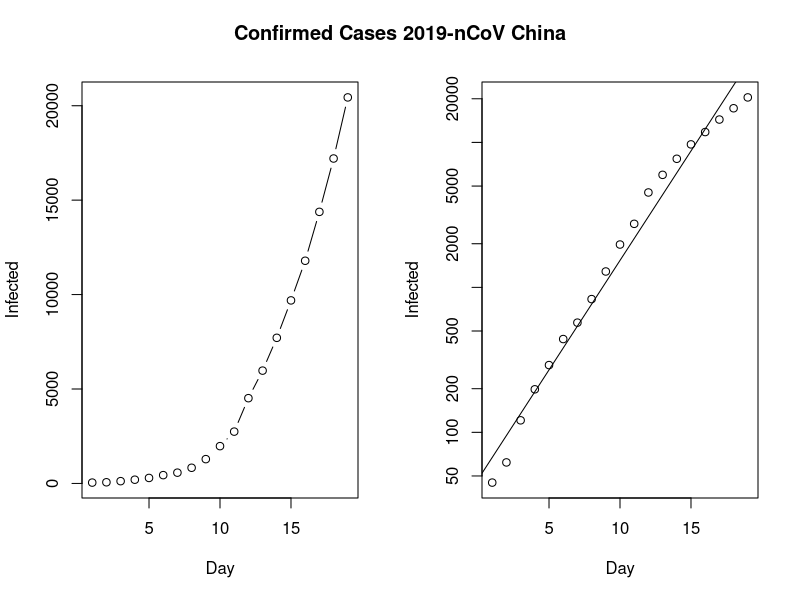
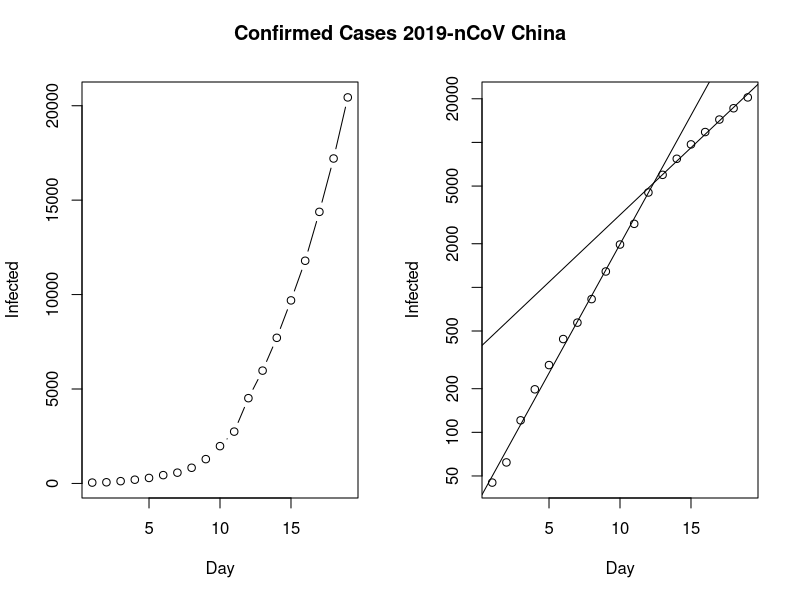
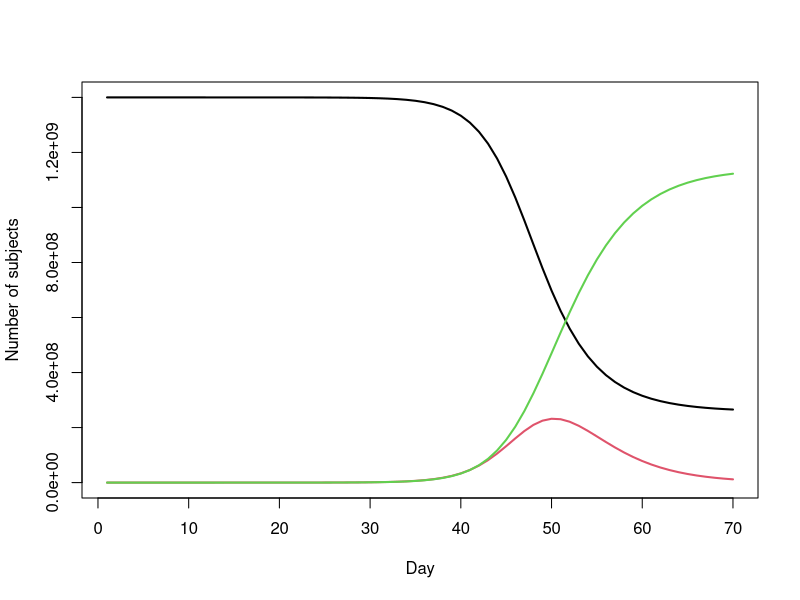
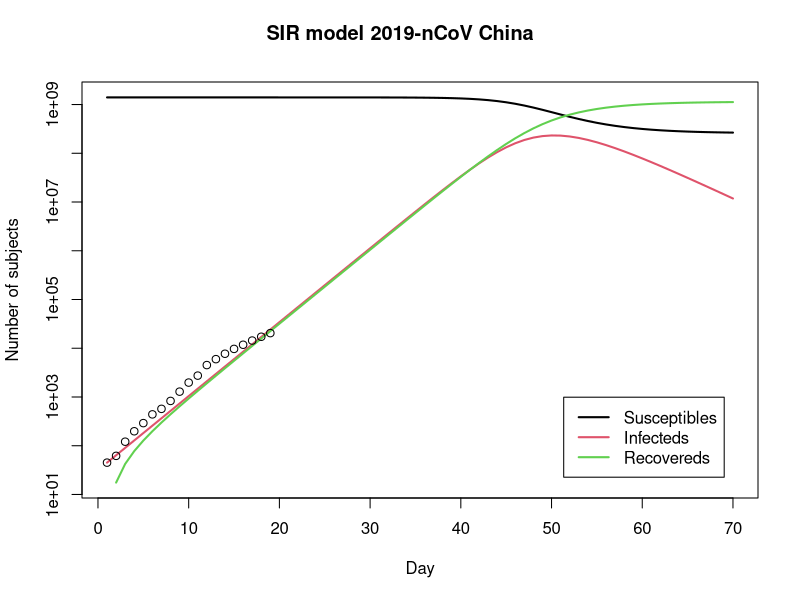

Source code (R) for these figures, in order:

# https://blog.ephorie.de/epidemiology-how-contagious-is-novel-coronavirus-2019-ncov

Infected <- c(45, 62, 121, 198, 291, 440, 571, 830, 1287, 1975, 2744, 4515, 5974, 7711, 9692, 11791, 14380, 17205, 20440)
Day <- 1:(length(Infected))
N <- 1400000000 # population of mainland china

old <- par(mfrow = c(1, 2))
plot(Day, Infected, type ="b")
plot(Day, Infected, log = "y")
abline(lm(log10(Infected) ~ Day))
title("Confirmed Cases 2019-nCoV China", outer = TRUE, line = -2)
par(old)

change <- 0.6
old <- par(mfrow = c(1, 2))
plot(Day, Infected, type ="b")
plot(Day, Infected, log = "y")
half <- 1:(length(Infected) * change)
second <- (floor(length(Infected) * change)+1) : length(Infected)
l1 <- lm(log10(Infected[half]) ~ Day[half])
print(l1)
abline(l1)
l2 <- lm(log10(Infected[second]) ~ Day[second])
abline(l2)
print(l2)
title("Confirmed Cases 2019-nCoV China", outer = TRUE, line = -2)
par(old)


# now differential equations

SIR <- function(time, state, parameters) {
  par <- as.list(c(state, parameters))
  with(par, {
    dS <- -beta/N * I * S
    dI <- beta/N * I * S - gamma * I
    dR <- gamma * I
    list(c(dS, dI, dR))
  })
}

library(deSolve)
init <- c(S = N-Infected[1], I = Infected[1], R = 0)
RSS <- function(parameters) {
  names(parameters) <- c("beta", "gamma")
  out <- ode(y = init, times = Day, func = SIR, parms = parameters)
  fit <- out[ , 3]
  sum((Infected - fit)^2)
}

Opt <- optim(c(0.5, 0.5), RSS, method = "L-BFGS-B", lower = c(0, 0), upper = c(1, 1)) # optimize with some sensible conditions
Opt$message
## [1] "CONVERGENCE: REL_REDUCTION_OF_F <= FACTR*EPSMCH"

Opt_par <- setNames(Opt$par, c("beta", "gamma"))
Opt_par
##      beta     gamma 
## 0.6746089 0.3253912

t <- 1:70 # time in days
fit <- data.frame(ode(y = init, times = t, func = SIR, parms = Opt_par))
col <- 1:3 # colour

matplot(fit$time, fit[ , 2:4], type = "l", xlab = "Day", ylab = "Number of subjects", lwd = 2, lty = 1, col = col)
matplot(fit$time, fit[ , 2:4], type = "l", xlab = "Day", ylab = "Number of subjects", lwd = 2, lty = 1, col = col, log = "y")
## Warning in xy.coords(x, y, xlabel, ylabel, log = log): 1 y value <= 0
## omitted from logarithmic plot

points(Day, Infected)
legend("bottomright", c("Susceptibles", "Infecteds", "Recovereds"), lty = 1, lwd = 2, col = col, inset = 0.05)
title("SIR model 2019-nCoV China", outer = TRUE, line = -2)
par(old)


# R0
R0 <- setNames(Opt_par["beta"] / Opt_par["gamma"], "R0")
R0
##       R0 
## 2.073224

fit[fit$I == max(fit$I), "I", drop = FALSE] # height of pandemic
##            I
## 50 232001865

max(fit$I) * 0.02 # max deaths with supposed 2% fatality rate
## [1] 4640037


# calc R

calcR0 <- function(Infected, Day) {
  init <- c(S = N-Infected[1], I = Infected[1], R = 0)
  RSS <- function(parameters) {
    names(parameters) <- c("beta", "gamma")
    out <- ode(y = init, times = Day, func = SIR, parms = parameters)
    fit <- out[ , 3]
    sum((Infected - fit)^2)
  }
  
  Opt <- optim(c(0.5, 0.5), RSS, method = "L-BFGS-B", lower = c(0, 0), upper = c(1, 1)) # optimize with some sensible conditions
  Opt_par <- setNames(Opt$par, c("beta", "gamma"))
  R0 <- setNames(Opt_par["beta"] / Opt_par["gamma"], "R0")
  
  R0
}

calcR0(Infected[half], Day[half])
calcR0(Infected[second], Day[second])
